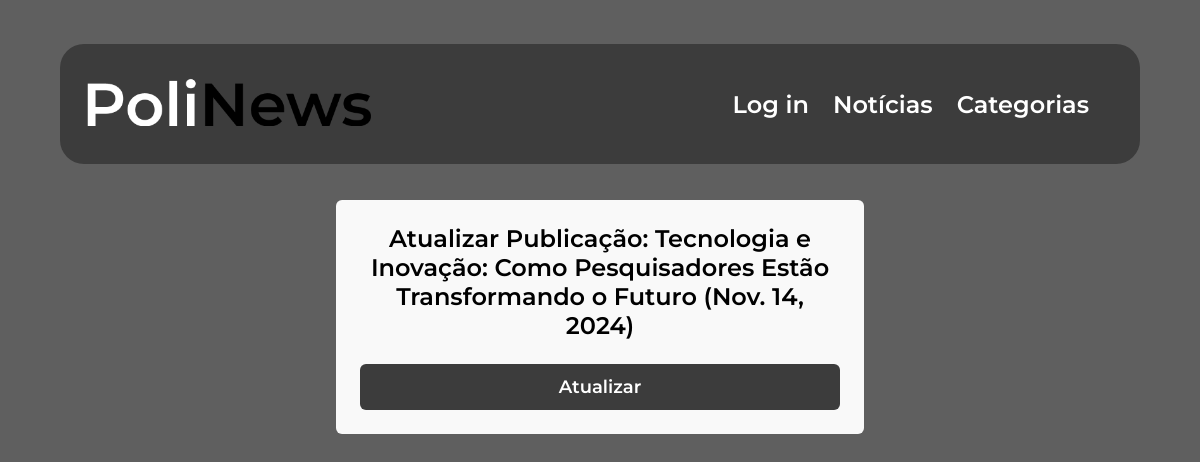
Page /news/v1/update/15/ on the committed database.
### news/models.py (models this page shows, shortened)
class Post(models.Model):
    titulo = models.CharField(max_length=70)
    conteudo = models.TextField()
    img_url = models.URLField(max_length=300, null=True)
    data_postagem = models.DateTimeField(default=timezone.now)
    categorias = models.ManyToManyField(Category, related_name='posts')

### news/views_V1.py (the view)
# urls.py: path('v1/update/<int:pk>/', views_V1.update_post_v1, name='update_v1'),
def update_post_v1(request, pk):
    post = get_object_or_404(Post, pk=pk)
    if request.method == 'POST':
        post.titulo = request.POST.get('titulo')
        post.conteudo = request.POST.get('conteudo')
        post.img_url = request.POST.get('img_url')
        post.save()
        return HttpResponseRedirect(reverse('news:detail_v1', args=[pk]))
    return render(request, 'news/update.html', {'post': post})

### news/templates/news/update.html (shortened to what this page needs)
{% extends 'base.html' %}
{% block content %}
<div class="form-container">
    <form method="POST" action="{% url 'news:update' post.id %}" class="create-form">
        <h2 class="form-title">Atualizar Publicação: {{ post.titulo }} ({{ post.data_postagem|date }})</h2>
        <button type="submit" class="submit-button">Atualizar</button>
    </form>
</div>
{% endblock %}

### static/style.css (style rules this page uses)
body, #root { display: flex; flex-direction: column; background-color: rgb(95, 95, 95); }
.form-container { display: flex; flex-direction: column; align-items: center; justify-content: center; margin-bottom: 3vw; }
.form-title { font-family: 'SemiBoldMS'; font-size: 2vw; margin-bottom: 2vw; text-align: center; color: black; margin-top: 0vw; }
.create-form { width: 40vw; padding: 2vw; border-radius: 0.5vw; background-color: #f9f9f9; }
.submit-button { width: 100%; padding: 1vw; font-family: 'SemiBoldMS', sans-serif; font-size: 1.5vw; color: #fff; background-color: rgb(60,60,60); border: none; border-radius: 0.5vw; cursor: pointer; text-align: center; }

### rows in the picture
Post: titulo "Tecnologia e Inovação: Como Pesquisadores Estão Transformando o Futuro", data_postagem "Nov. 14, 2024"
